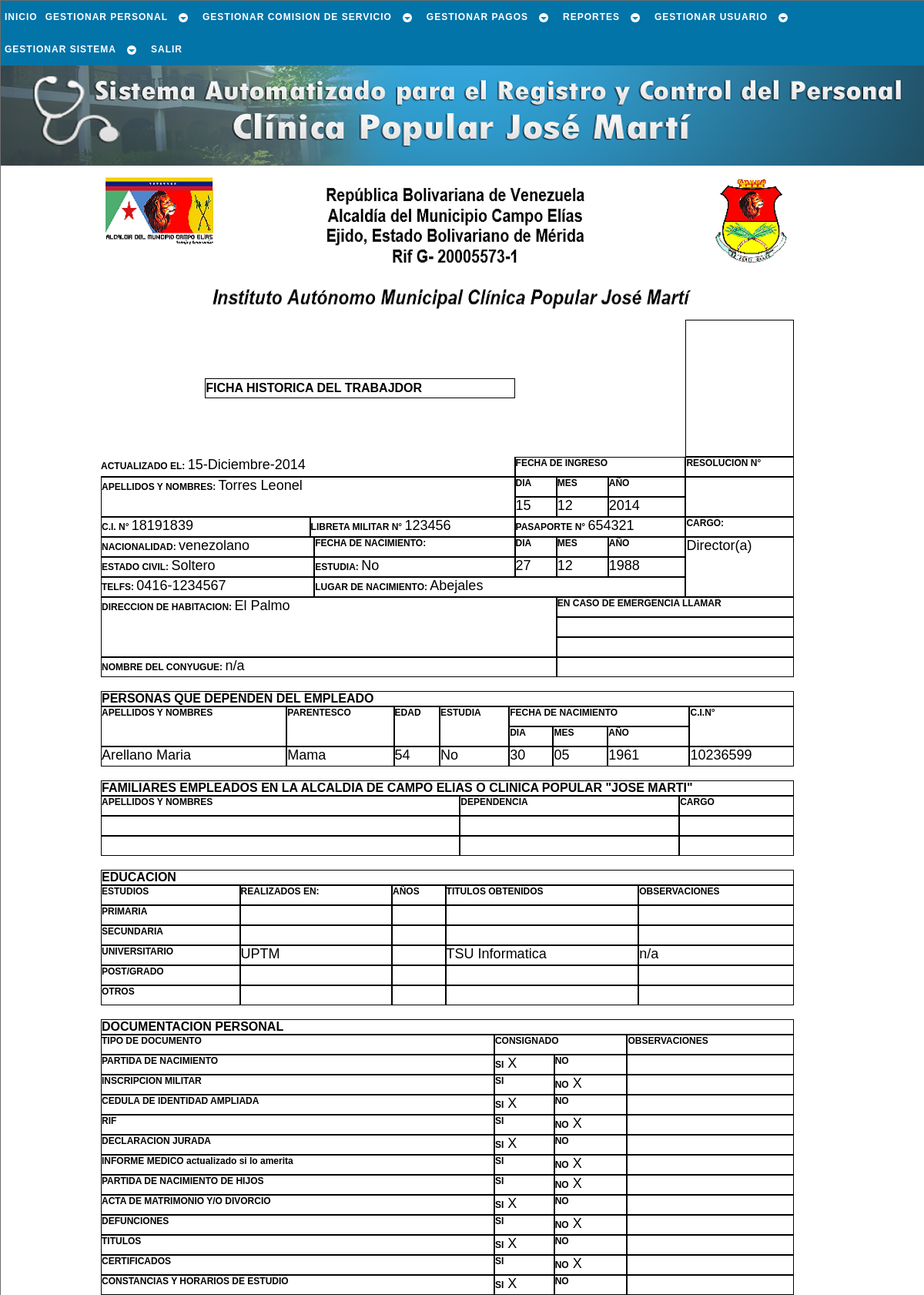
The app's page /php/reporte/ficha_trbj.php?c=18191839 (signed in, upper part), older data.
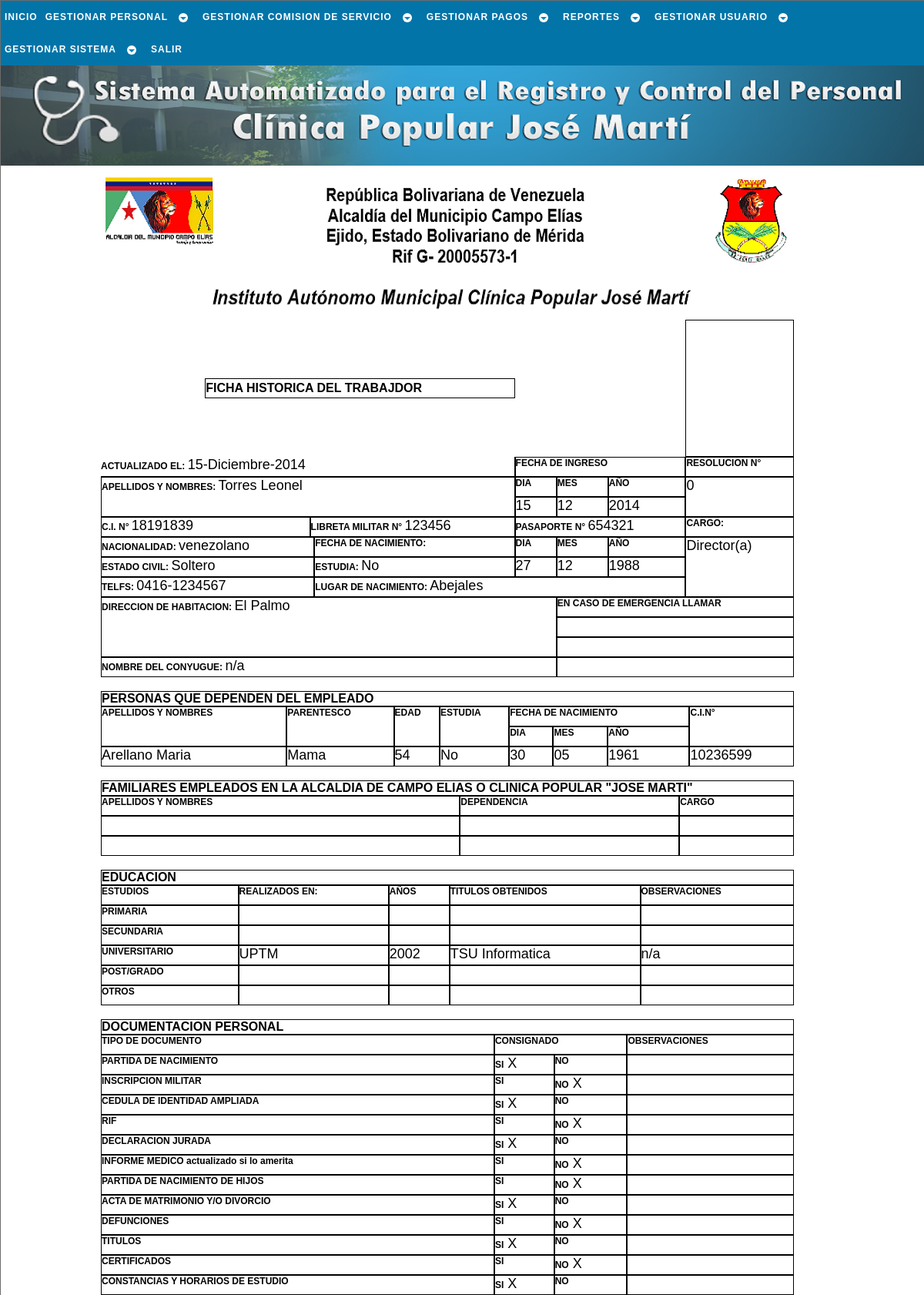
The same page, newer data.
### tables this page shows
CREATE TABLE `trabajador` (
  `cedula` int(12) NOT NULL,
  `nombre` varchar(30) NOT NULL,
  `apellido` varchar(30) NOT NULL,
  `ciudadania` varchar(15) NOT NULL,
  `pasaporte` varchar(30) NOT NULL,
  `libreta_militr` varchar(30) NOT NULL,
  `fe_nac` date NOT NULL,
  `lug_nac` varchar(30) NOT NULL,
  `est_civil` varchar(15) NOT NULL,
  `nconyugue` varchar(50) NOT NULL,
  `estudia` int(1) NOT NULL,
  `direccion` varchar(50) NOT NULL,
  `telefono` varchar(12) NOT NULL,
  `estado` tinyint(1) NOT NULL,
  `actualizado` date NOT NULL,
  PRIMARY KEY (`cedula`)
);

CREATE TABLE `uniforme` (
  `cedula` int(12) NOT NULL,
  `camisa` varchar(2) NOT NULL,
  `pantalon` int(2) NOT NULL,
  `calzado` int(2) NOT NULL,
  PRIMARY KEY (`cedula`),
  CONSTRAINT `uniforme_ibfk_1` FOREIGN KEY (`cedula`) REFERENCES `trabajador` (`cedula`) ON UPDATE CASCADE
);

CREATE TABLE `laboral` (
  `cedula` int(12) NOT NULL,
  `sueldo_mensual` decimal(7,2) NOT NULL,
  `fecha_ingreso` date NOT NULL,
  `condicion` varchar(10) NOT NULL,
  `cargo` varchar(23) NOT NULL,
  `rango` varchar(22) NOT NULL,
  `area_desemp` varchar(14) NOT NULL,
  `resolucion` varchar(40) NOT NULL,
  `ley` varchar(5) NOT NULL,
  PRIMARY KEY (`cedula`),
  CONSTRAINT `laboral_ibfk_1` FOREIGN KEY (`cedula`) REFERENCES `trabajador` (`cedula`) ON UPDATE CASCADE
);

CREATE TABLE `estudios` (
  `cedula` int(12) NOT NULL,
  `estudios` varchar(30) NOT NULL,
  `lugar_estudio` varchar(30) NOT NULL,
  `anno` year(4) NOT NULL,
  `titulo` varchar(30) NOT NULL,
  `observacion` varchar(50) NOT NULL,
  PRIMARY KEY (`cedula`),
  CONSTRAINT `estudios_ibfk_1` FOREIGN KEY (`cedula`) REFERENCES `trabajador` (`cedula`) ON UPDATE CASCADE
);

### php/_sql/conslt_trabj_sql.php (called while the page is built, shortened)
<?php
	function conslt_completa_trb($cnx_bd){
		$cedula = $_GET['c'];
		$sql = "SELECT *
				  FROM trabajador
				  JOIN laboral ON laboral.cedula = trabajador.cedula
				  JOIN estudios ON estudios.cedula = trabajador.cedula
				  JOIN documentos ON documentos.cedula = trabajador.cedula
				  JOIN uniforme ON uniforme.cedula = trabajador.cedula
				  WHERE trabajador.cedula = '$cedula'";
		$resultado = $cnx_bd -> query($sql);
		return $resultado;
	}
	function conslt_referencia($cnx_bd){
		$cedula = $_GET['c'];
		$sql = "SELECT * FROM referencia_personal WHERE cedula = '$cedula'";
		$resultado = $cnx_bd -> query($sql);
		return $resultado;
	}
?>

### php/reporte/ficha_trbj.php (the view, shortened to what the changed rows need)
<!DOCTYPE html PUBLIC "-//W3C//DTD XHTML 1.1//EN" "http://www.w3.org/TR/xhtml11/DTD/xhtml11.dtd" />
<html xmlns="http://www.w3.org/1999/xhtml" xml:lang="es" lang="es" dir="ltr">
	<head>
		<link rel="stylesheet" href="../../css/estilo.css" type="text/css" media="screen" />
		<link rel="stylesheet" href="../../css/reporte.css" type="text/css" media="screen" />
	</head>
	<body>
		<div id="cuerpo">
			<div id="pagina">
				<?php
					$cnx_bd = conexion();
					include('../_sql/conslt_trabj_sql.php');
					$resultado = conslt_completa_trb($cnx_bd);
					$referencia = conslt_referencia($cnx_bd);
					$fila = $resultado -> fetch_object();
					if ($fila -> estudia == 1) $estudia = 'Si';
					else $estudia = 'No';
				?>
				<div id="ficha">
					<table class="cel_vaci">
						<tr>
							<th colspan="3">FICHA HISTORICA DEL TRABAJDOR</th>
						</tr>
						<tr>
							<td colspan="4" rowspan="2"><b>APELLIDOS Y NOMBRES:</b> <span class="dato"><?=$fila -> apellido.' '.$fila -> nombre?></span></td>
							<td><b>DIA</b></td>
							<td><b>MES</b></td>
							<td><b>AÑO</b></td>
							<td rowspan="2"><span class="dato"><?=$fila -> resolucion?></span></td>
						</tr>
						<tr>
							<td colspan="2"><b>C.I. N°</b> <span class="dato"><?=$fila -> cedula?></span></td>
							<td colspan="2"><b>LIBRETA MILITAR N°</b> <span class="dato"><?=$fila -> libreta_militr?></span></td>
							<td colspan="3"><b>PASAPORTE N°</b> <span class="dato"><?=$fila -> pasaporte?></span></td>
						</tr>
						<tr>
							<td colspan="3"><b>NACIONALIDAD:</b> <span class="dato"><?=$fila -> ciudadania?></span></td>
							<td rowspan="3"><span class="dato"><?=$fila -> cargo?></span></td>
						</tr>
						<tr>
							<td colspan="3"><b>ESTADO CIVIL:</b> <span class="dato"><?=$fila -> est_civil?></span></td>
							<td><b>ESTUDIA:</b> <span class="dato"><?=$estudia?></span></td>
						</tr>
						<tr>
							<td colspan="3"><b>TELFS:</b> <span class="dato"><?=$fila -> telefono?></span></td>
							<td colspan="4"><b>LUGAR DE NACIMIENTO:</b> <span class="dato"><?=$fila -> lug_nac?></span></td>
						</tr>
						<tr>
							<td colspan="5" rowspan="3"><b>DIRECCION DE HABITACION:</b> <span class="dato"><?=$fila -> direccion?></span></td>
						</tr>
						<tr>
							<td colspan="5"><b>NOMBRE DEL CONYUGUE:</b> <span class="dato"><?=$fila -> nconyugue?></span></td>
						</tr>
					</table>
					<br />
					<table class="cel_vaci">
						<tr>
							<th colspan="13">PERSONAS QUE DEPENDEN DEL EMPLEADO</th>
						</tr>
					</table>
					<br />
					<table class="cel_vaci">
						<tr>
							<th colspan="4">FAMILIARES EMPLEADOS EN LA ALCALDIA DE CAMPO ELIAS O CLINICA POPULAR "JOSE MARTI"</th>
						</tr>
					</table>
					<br />
					<table class="cel_vaci">
						<tr>
							<th colspan="5">EDUCACION</th>
						</tr>
						<tr>
							<td><b>UNIVERSITARIO</b></td>
							<td><?php if($fila->estudios == 'Universitario') echo '<span class="dato">'.$fila->lugar_estudio.'</span>'; else echo '&nbsp;';?></td>
							<td><?php if($fila->estudios == 'Universitario') echo '<span class="dato">'.$fila->anno.'</span>'; else echo '&nbsp;';?></td>
							<td><?php if($fila->estudios == 'Universitario') echo '<span class="dato">'.$fila->titulo.'</span>'; else echo '&nbsp;';?></td>
							<td><?php if($fila->estudios == 'Universitario') echo '<span class="dato">'.$fila->observacion.'</span>'; else echo '&nbsp;';?></td>
						</tr>
					</table>
					<br />
					<table class="cel_vaci">
						<tr>
							<th colspan="4">DOCUMENTACION PERSONAL</th>
						</tr>
					</table>
					<br />
					<br />
					<br />
					<br />
					<br />
					<br />
					<br />
					<br />
				</div>
			</div>
		</div>
	</body>
</html>

Row changes from the older to the newer data that the page shows:
changed through a linked row, trabajador "Torres": laboral.resolucion (not shown) → "0"; estudios.anno (not shown) → "2002"
